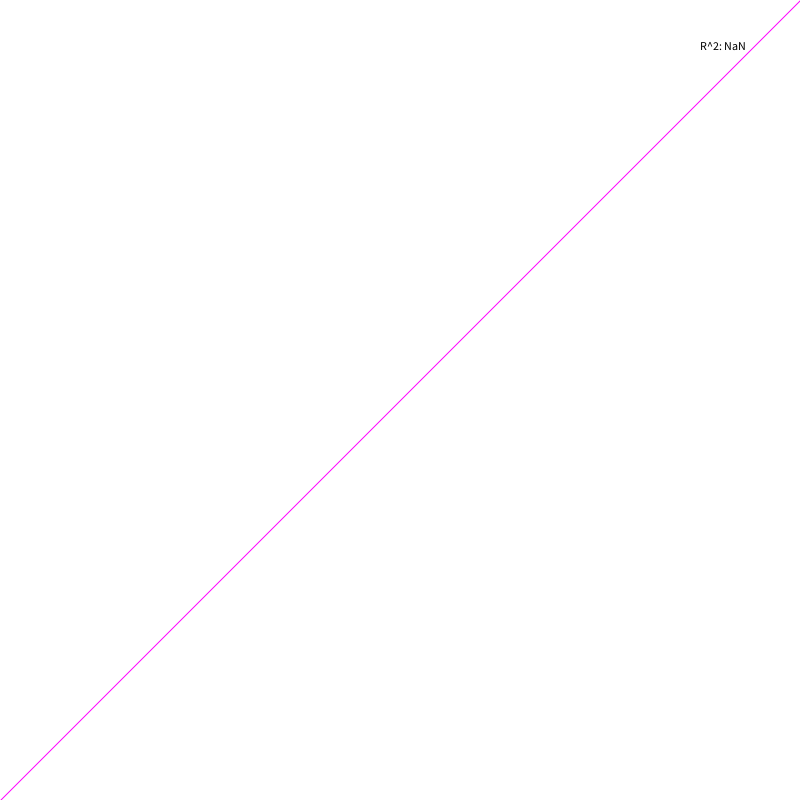
Frame 1 (no input)
Frame 60 (the mouse pressed at the canvas centre just before this capture): identical to frame 1, image omitted
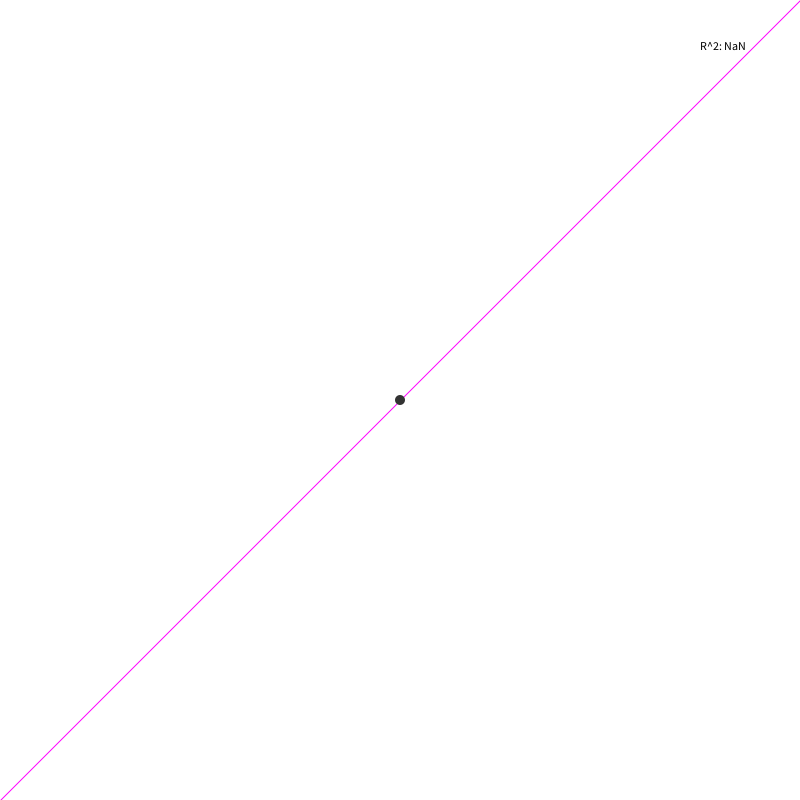
Frame 120 (the mouse held since frame 60 and released just before this capture)

The Processing sketch that drew these frames (run headless with seeded random() and noise(); from frame 60 on, the mouse is pressed at the canvas centre):

// Processing sketch: linearRegression
// ── linearRegression.pde
/*
* @Author: bit2atom | SJTU-ChinaGold DesignIntelligence
* @Email:  zhanglliqun@gmail.com
* @Date:   2022-11-01 07:29:53
* @brief
* @Last Modified by:   bit2atommac2019
* @Last Modified time: 2022-11-01 07:31:00
* @detail
*/
ArrayList<PVector> data = new ArrayList();

float m = 1; //y = mx + b
float b = 0;

float xmean = 0;
float ymean = 0;

float rSquareValue = 0;

void setup() {
  size(800, 800);
  background(255);
}

/**
 * [drawLine description]
 * @Author   bit2atom
 * @DateTime 2022-11-01T07:30:32+0800
 * @return   {[type]}                 [description]
 */
void drawLine() {
  float xx1 = 0;
  float xx2 = 1;
  float yy1 = m*xx1 + b;
  float yy2 = m*xx2 + b;

  float x1 = map(xx1, 0, 1, 0, width);
  float y1 = map(yy1, 0, 1, height, 0);
  float x2 = map(xx2, 0, 1, 0, width);
  float y2 = map(yy2, 0, 1, height, 0);

  stroke(255, 0, 255);
  line(x1, y1, x2, y2);
}

void mousePressed() {
  float x = map(mouseX, 0, width, 0, 1);
  float y = map(mouseY, 0, height, 1, 0);
  PVector point = new PVector(x, y);
  data.add(point);
}

/**
 * [linearRegression description]
 * @Author   bit2atom
 * @DateTime 2022-11-01T07:30:39+0800
 * @return   {[type]}                 [description]
 */
void linearRegression(){
  float upperPart = 0;
  float lowerPart = 0;
  
  for(int i = 0; i < data.size(); i ++){
    upperPart = upperPart + (data.get(i).x - xmean)*(data.get(i).y - ymean);
    lowerPart += (data.get(i).x - xmean)*(data.get(i).x - xmean);
  }
  
  m = upperPart / lowerPart;
  b = ymean -m * xmean;
}

/**
 * [gradientDescent description]
 * @Author   bit2atom
 * @DateTime 2022-11-01T07:30:44+0800
 * @return   {[type]}                 [description]
 */
void gradientDescent(){
  float learningRate = 0.05;
  for(int i = 0; i < data.size(); i ++){
    float x = data.get(i).x;
    float y = data.get(i).y;
    
    float predict = m * x + b;
    float error = y- predict;
    
    m = m +error * x * learningRate;
    b = b +error * learningRate;
  }
}

/**
 * [getMeans description]
 * @Author   bit2atom
 * @DateTime 2022-11-01T07:30:49+0800
 * @return   {[type]}                 [description]
 */
void getMeans(){
  float xsum = 0;
  float ysum = 0;
  
  for(int i = 0; i < data.size(); i ++){
    xsum = xsum + data.get(i).x;
    ysum = ysum + data.get(i).y;
  }
  
  xmean = xsum / data.size();
  ymean = ysum / data.size();
}

/**
 * [rSquare description]
 * @Author   bit2atom
 * @DateTime 2022-11-01T07:30:55+0800
 * @return   {[void]}                 [决定系数，反应因变量的全部变异能通过回归关系被自变量解释的比例。]
 *                                    [如R平方为0.8，则表示回归关系可以解释因变量80%的变异。]
 * R^2 = \frac {SSR}{SST} = \frac{\sum_{i=1}^{n}(\hat y_i - \vec y)^2}
                                 {\sum_{i=1}^{n}(y_i - \vec y)^2}
 */
void rSquare(){
  float ypredictSubYSum = 0;
  float ymeanSquareSum = 0;
  
  for(int i = 0; i < data.size(); i ++){
    float ypredict = m * data.get(i).x + b;
    //ypredictSubYSum += (data.get(i).y - ypredict)*(data.get(i).y - ypredict);
    ypredictSubYSum += (ymean - ypredict)*(ymean - ypredict);
    ymeanSquareSum += (data.get(i).y - ymean)*(data.get(i).y - ymean);
  }
  
  //rSquareValue = 1 - ypredictSubYSum / ymeanSquareSum;
  rSquareValue = ypredictSubYSum / ymeanSquareSum;
  
}

void draw() {
  background(255);
  drawLine();

  for (int i = 0; i < data.size(); i ++) {
    float ex = map(data.get(i).x, 0, 1, 0, width);
    float ey = map(data.get(i).y, 0, 1, height, 0);
    fill(51);
    noStroke();
    ellipse(ex, ey, 10, 10);
  }
  
  getMeans();
  //linearRegression();
  gradientDescent();
  rSquare();
  
  fill(0);
  text("R^2: " + rSquareValue, width-100, 50);
}
